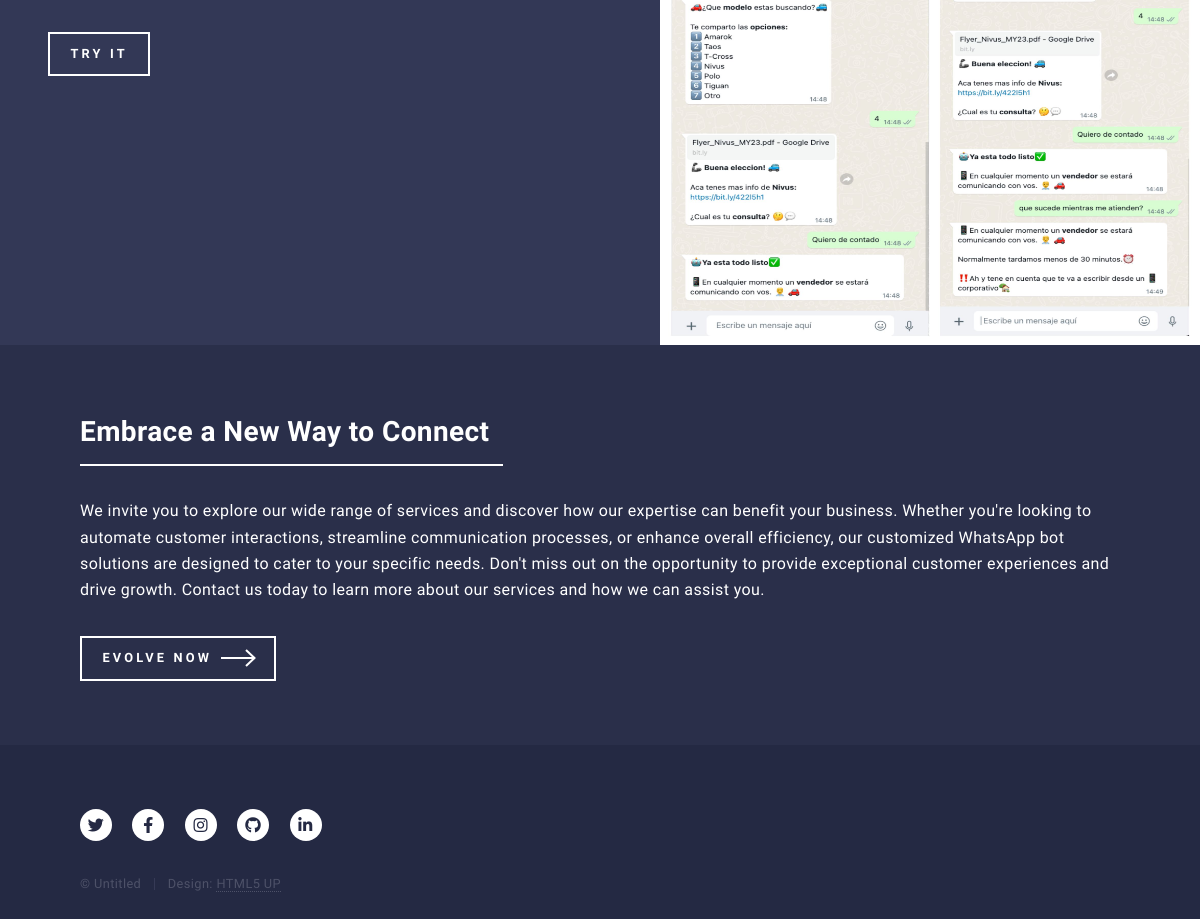
/services/ (lower part), run on an earlier commit of the app's database.
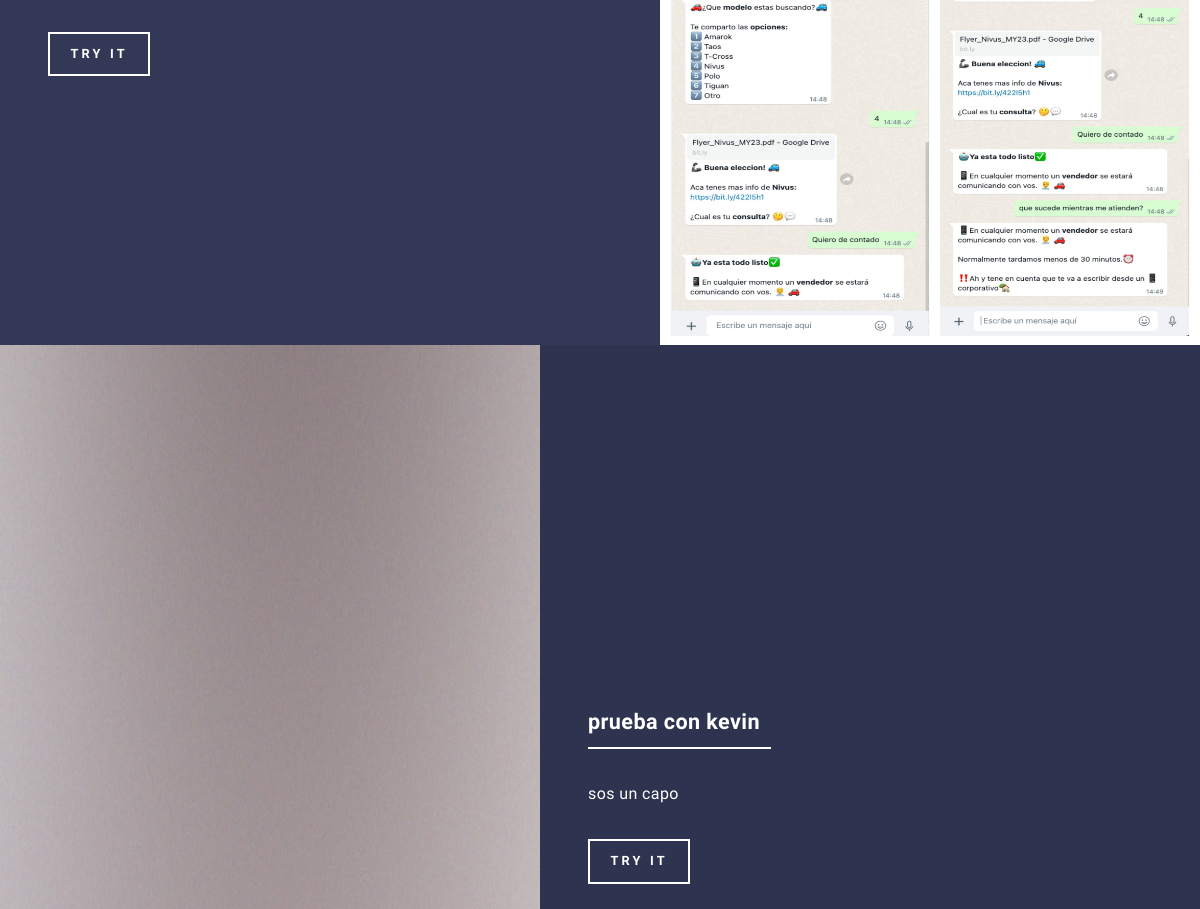
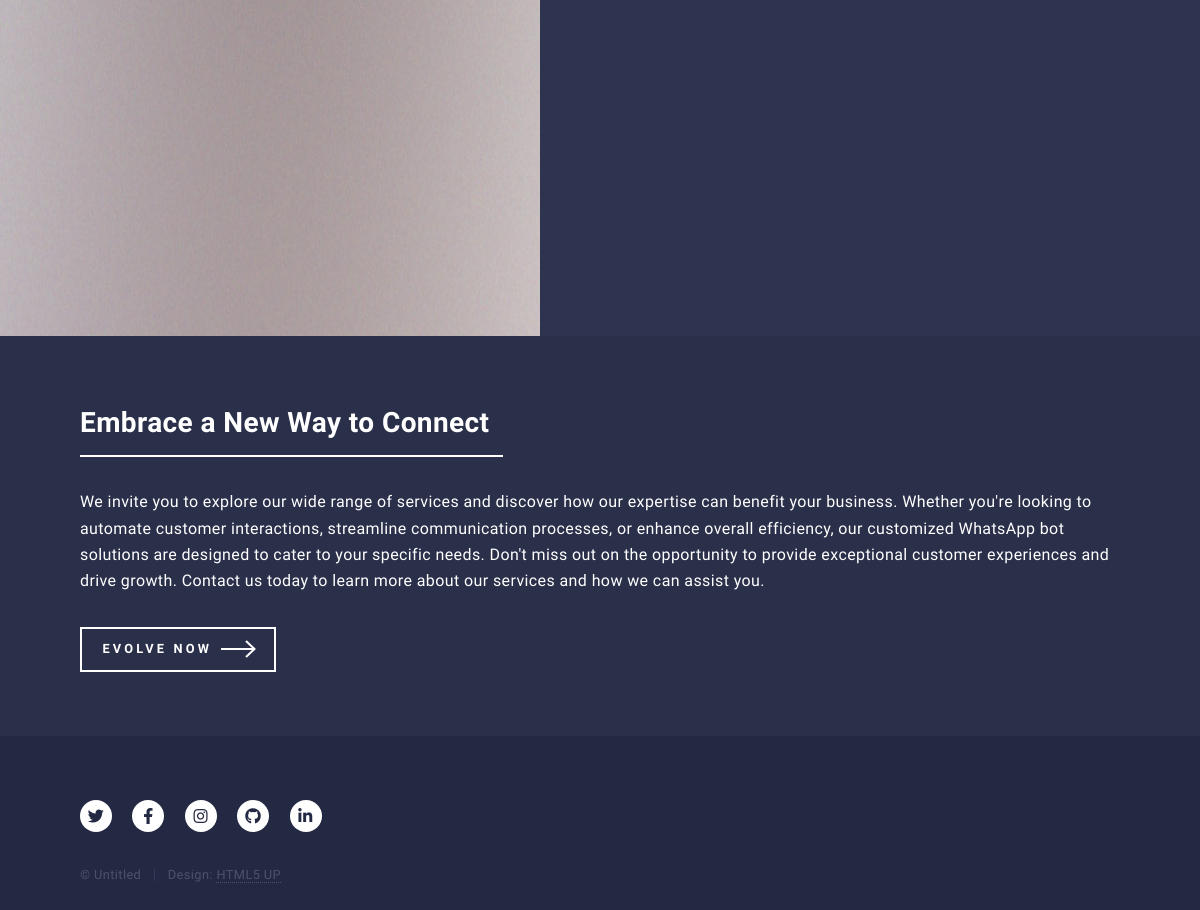
And on a later commit of the database (2 pictures, top to bottom).
### ServiciosBot/models.py (models this page shows, shortened)
class Servicio(models.Model):
    title=models.CharField(max_length=50)
    content=models.CharField(max_length=700)
    image=models.ImageField(upload_to='ServiciosBot')
    try_it_numb=models.IntegerField()
    updated=models.DateTimeField(auto_now_add=True)
    created=models.DateTimeField(auto_now_add=True)
    class Meta:
        verbose_name='servicio'
        verbose_name_plural='servicios'

### ServiciosBot/views.py (the view)
# urls.py: path('',views.services,name='Services'),
def services(requests):
    services = Servicio.objects.all()
    return render(requests,'ServiciosBot/services.html',{'services':services})

### ServiciosBot/templates/ServiciosBot/services.html (shortened to what this page needs)
{% extends 'WhatApp/base.html' %}
{% load static %}
{% block content %}
<div id="main">
	<section id='three' class="spotlights">
{% for service in services %}
	<section>
		<a href="generic.html" class="image">
			<img src="{{service.image.url}}" width='150' height="900" data-position="center center" />
		</a>
		<div class="content">
			<div class="inner">
				<header class="major">
					<h3>{{service.title}}</h3>
				</header>
				<p>{{service.content}}</p>
				<ul class="actions">
					<li><a href="https://wa.me/{{service.try_it_numb}}" class="button">Try it</a></li>
				</ul>
			</div>
		</div>
	</section>
{% endfor %}
	</section>
</div>
	<div id="main">
        <section id="three">
            <div class="inner">
                <header class="major">
                    <h2>Embrace a New Way to Connect</h2>
                </header>
                <p>We invite you to explore our wide range of services and discover how our expertise can benefit your business. Whether you're looking to automate customer interactions, streamline communication processes, or enhance overall efficiency, our customized WhatsApp bot solutions are designed to cater to your specific needs. Don't miss out on the opportunity to provide exceptional customer experiences and drive growth. Contact us today to learn more about our services and how we can assist you.</p>
                <ul class="actions">
                    <li><a href="{% url 'Landing' %}" class="button next">Evolve NOW</a></li>
                </ul>
            </div>
        </section>
	</div>
	{% endblock %}

### WhatApp/templates/WhatApp/base.html (shortened to what this page needs)
<!DOCTYPE HTML>
<html>
	{% load static %}
	<head>
		<link rel="stylesheet" href="{% static 'WhatApp/css/main.css' %}" />
	</head>
	<body class="is-preload">
			<div id="wrapper">
					{% block content %}
					{% endblock %}
					<footer id="footer">
						<div class="inner">
							<ul class="icons">
								<li><a href="#" class="icon brands alt fa-twitter"><span class="label">Twitter</span></a></li>
								<li><a href="#" class="icon brands alt fa-facebook-f"><span class="label">Facebook</span></a></li>
								<li><a href="#" class="icon brands alt fa-instagram"><span class="label">Instagram</span></a></li>
								<li><a href="#" class="icon brands alt fa-github"><span class="label">GitHub</span></a></li>
								<li><a href="#" class="icon brands alt fa-linkedin-in"><span class="label">LinkedIn</span></a></li>
							</ul>
							<ul class="copyright">
								<li>&copy; Untitled</li><li>Design: <a href="https://html5up.net">HTML5 UP</a></li>
							</ul>
						</div>
					</footer>
			</div>
	</body>
</html>

What changed in the data, as far as the page shows it:
added Servicio: image (picture), title "prueba con kevin", content "sos un capo"
